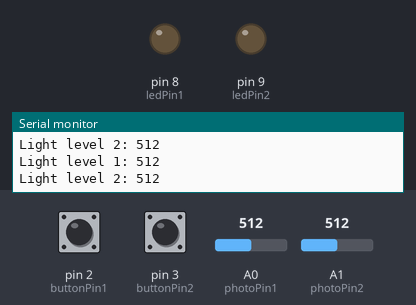
Recording of a sketch running on a simulated Arduino Uno, built with avr-gcc and run on an emulated ATmega328P. Parts: output pins drawn as LEDs (lit = HIGH), the last lines printed to the serial monitor. The inputs (shaded band) are chosen by the test bench; at power-on: A0 (photoPin1) = 512, A1 (photoPin2) = 512, pin 2 (buttonPin1) LOW, pin 3 (buttonPin2) LOW.

Above: at 1.2 s.
1.3 s: A0 (photoPin1) set to 491
At 2.1 s:
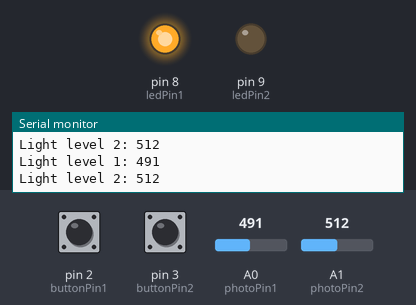
2.8 s: A1 (photoPin2) set to 483
At 3.6 s:
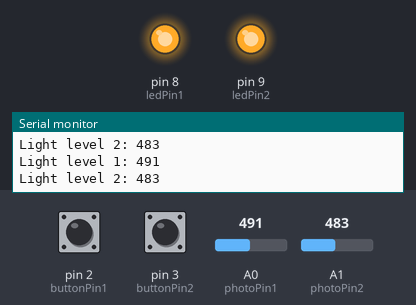
4.3 s: A0 (photoPin1) set to 1023
At 5.3 s:
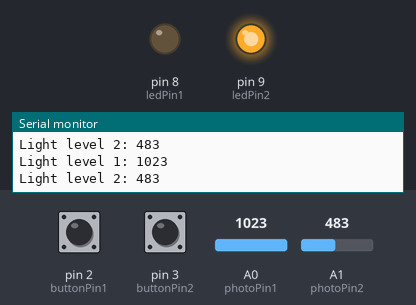
5.8 s: pin 2 (buttonPin1) pulled HIGH for 3.2 s
At 6.9 s:
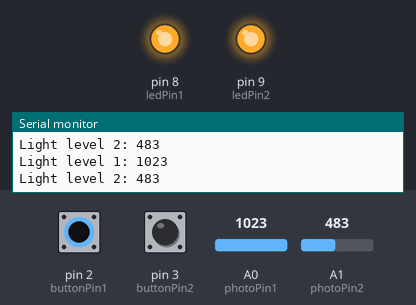
10.5 s: A1 (photoPin2) set to 510
At 11.9 s:
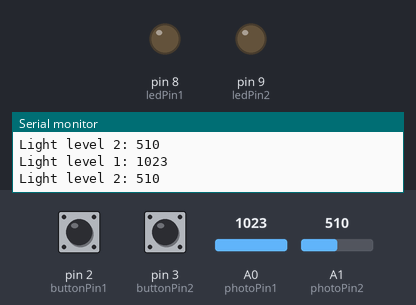
Timing chart, 0 to 13.0 s (numbered marks = the images above; inputs shaded):
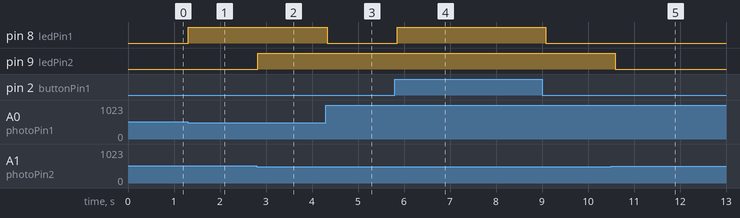

The sketch:

Day_6_sketch_nov15a.ino
```cpp
const int photoPin1 = A0;     // Pin for the first photoresistor
const int photoPin2 = A1;     // Pin for the second photoresistor
const int ledPin1 = 8;        // Pin for the first LED
const int ledPin2 = 9;        // Pin for the second LED
const int buttonPin1 = 2;     // Pin for the first button
const int buttonPin2 = 3;     // Pin for the second button
const int lightThreshold = 500;  // Light threshold for LED activation

int lightLevel1 = 0;          // Variable for the first photoresistor reading
int lightLevel2 = 0;          // Variable for the second photoresistor reading
int buttonState1 = 0;         // Variable for the first button state
int buttonState2 = 0;         // Variable for the second button state

void setup() {
  pinMode(ledPin1, OUTPUT);     // Initialize the first LED pin as an output
  pinMode(ledPin2, OUTPUT);     // Initialize the second LED pin as an output
  pinMode(buttonPin1, INPUT);   // Initialize the first button pin as an input
  pinMode(buttonPin2, INPUT);   // Initialize the second button pin as an input
  Serial.begin(9600);           // Start serial communication for debugging
}

void loop() {
  // Read the light levels from the photoresistors
  lightLevel1 = analogRead(photoPin1);
  lightLevel2 = analogRead(photoPin2);

  // Read the states of the buttons
  buttonState1 = digitalRead(buttonPin1);
  buttonState2 = digitalRead(buttonPin2);

  // Print the light levels for debugging
  Serial.print("Light level 1: ");
  Serial.println(lightLevel1);
  Serial.print("Light level 2: ");
  Serial.println(lightLevel2);

  // Control the first LED based on the photoresistor and button
  if (lightLevel1 < lightThreshold || buttonState1 == HIGH) {
    digitalWrite(ledPin1, HIGH);  // Turn on the first LED if light is below threshold or button is pressed
  } else {
    digitalWrite(ledPin1, LOW);   // Turn off the LED if light is above threshold and button isn't pressed
  }

  // Control the second LED based on the second photoresistor and button
  if (lightLevel2 < lightThreshold || buttonState2 == HIGH) {
    digitalWrite(ledPin2, HIGH);  // Turn on the second LED if light is below threshold or button is pressed
  } else {
    digitalWrite(ledPin2, LOW);   // Turn off the LED if light is above threshold and button isn't pressed
  }

  delay(100);  // Short delay to stabilize readings
}
```

Measured:
- the behaviour switches between 500 and 499 on A0 (photoPin1) (found by bisection; images 0 and 1)
- the behaviour switches between 500 and 499 on A1 (photoPin2) (found by bisection; images 1 and 2)
- after the input at 1.3 s, pin 8 (ledPin1): LOW → HIGH at once
- after the input at 2.8 s, pin 9 (ledPin2): LOW → HIGH at once
- after the input at 4.3 s, pin 8 (ledPin1): HIGH → LOW at once
- after the input at 5.8 s, pin 8 (ledPin1): LOW → HIGH after 0.05 s, → LOW 3.2 s later
- after the input at 10.5 s, pin 9 (ledPin2): HIGH → LOW after 0.09 s
